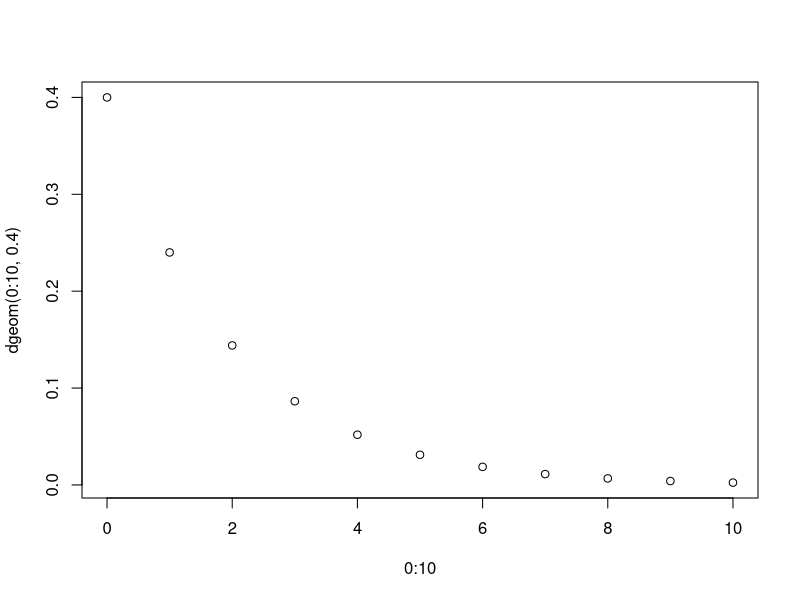
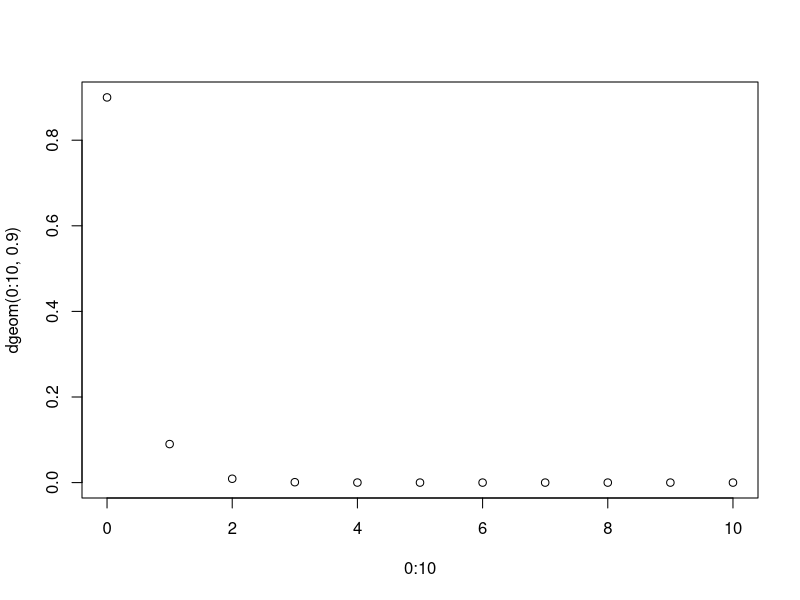
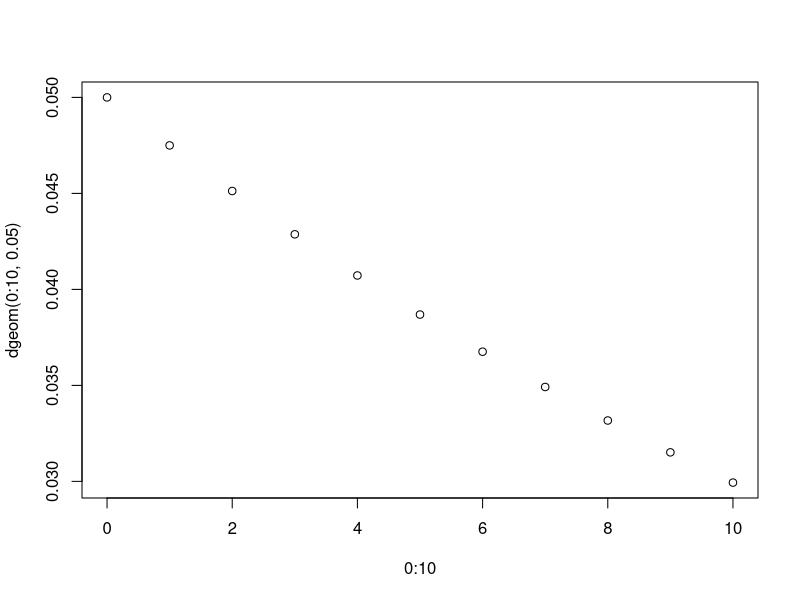
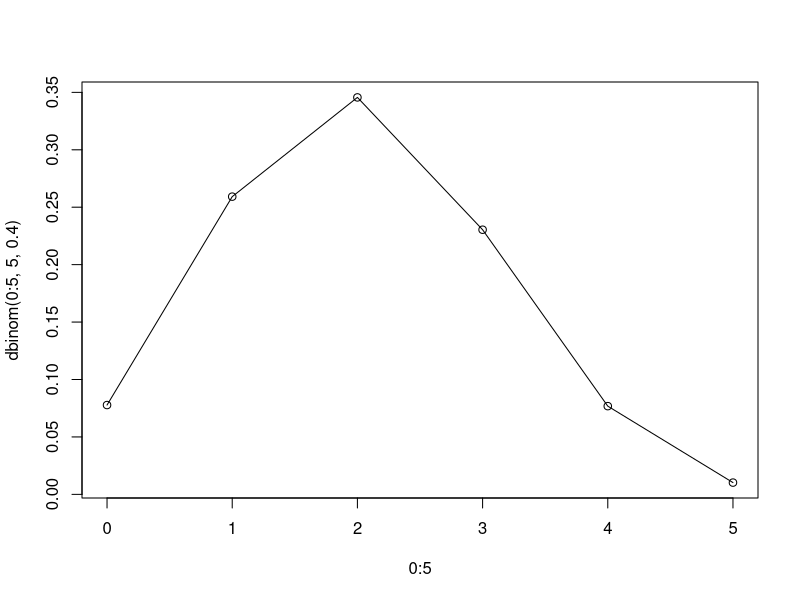
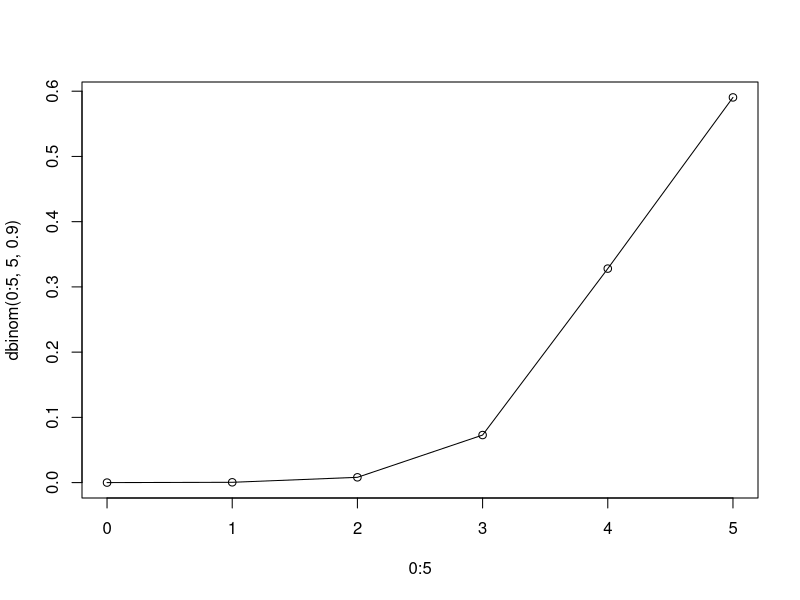
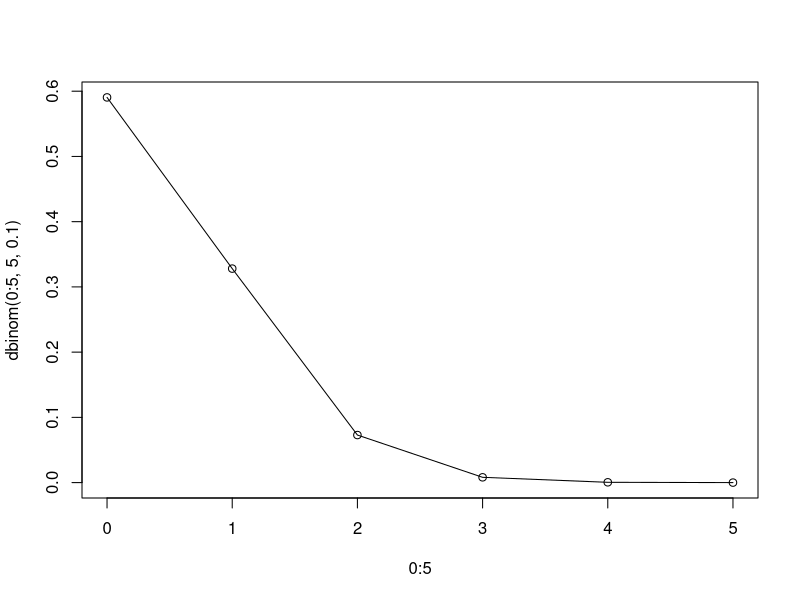
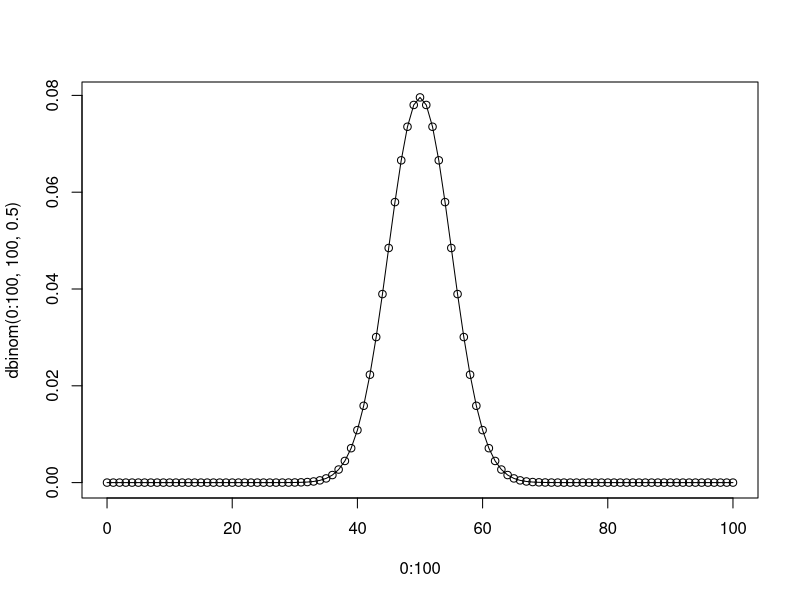
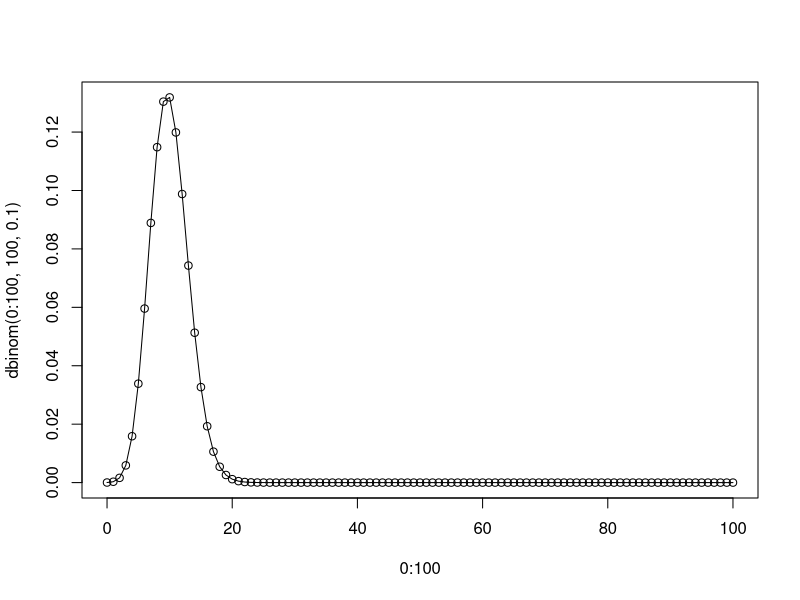

Here is the R script that generated these plots, in order:
#Repartitii de v.a.

#1.d+nume_repartitie=functie de masa(caz discret)/functia de densitate(caz continuu)
#pe prima pozitie avem valoarea sau vectorul de valori in care vrem sa evaluam functia
#pe urmatoarele pozitii avem parametrii repatitiei, in ordine
#dgeom(x,p)
dgeom(5, 0.4)
#probabilitatea ca primul succes sa se realizeze la a 6-a incercare (am 5 esecuri) stiind ca
#probabilitatea de succes este 0.4
plot(0:10, dgeom(0:10, 0.4))
plot(0:10, dgeom(0:10, 0.9))
plot(0:10, dgeom(0:10, 0.05))

#dbinom(x,n,p)
dbinom(3, 5, 0.4)
#probabilitatea ca din 5 incercari independente cu probabilitatea de succes 0.4 sa avem 3 succese
plot(0:5, dbinom(0:5, 5, 0.4), type = "o")
plot(0:5, dbinom(0:5, 5, 0.9), type = "o")
plot(0:5, dbinom(0:5, 5, 0.1), type = "o")
plot(0:100, dbinom(0:100, 100, 0.5), type = "o")
plot(0:100, dbinom(0:100, 100, 0.1), type = "o")
plot(0:30, dbinom(0:30, 30, 0.3), type = "o")

t <- seq(-3, 7, 0.001)
#X~Unif(a,b)
#f(x)=1/(b-a) pt x in intervalul (a,b)
plot(t, dunif(t, 0, 2), col = "red")
abline(v = 0, col = "red")
abline(v = 2, col = "red")
abline(h = 0, col = "red")
abline(v = 1, col = "blue")
abline(v = 2, col = "blue")
abline(v = 3, col = "blue")
abline(v = 0.5, col = "blue")
abline(v = 1.5, col = "blue")

#P(X=3)
#dexp(x,lambda)
dexp(3, 1) #evaluez densitatea de probabilitate a unei v.a. repartizate exponential de parametru in punctul 3
#NU mai e o probabilitate

t <- seq(-4, 8, 0.001)
plot(t, dexp(t, 1), col = "blue")
abline(v = 0)
plot(t, dexp(t, 2), col = "green", type = "l")
plot(t, dexp(t, 0.5), col = "magenta", type = "l")
#f(x) = lambda*exp(-lambda*x),x>0 si 0 in rest
#2. p+nume_repartitie=functia de repartitie
#  pbinom(x,n,p)
#P(X<=x)
pbinom(3, 5, 0.4)
# probabilitatea ca din 5 incercari idependente cu prob de succes
# 0.4 sa reusim de cel mult 3 ori
t <- seq(-1, 6, 0.001)
plot(t, pbinom(t, 5, 0.4), col = "blue")
plot(t, pexp(t, 1), col = "red", type = "l")
lines(t, pexp(t, 2), col = "green", type = "l")
lines(t, pexp(t, 0.5), col = "magenta", type = "l")
#3. r+nume_repartitie=genereaza valori din acel tip de repartitie
#  rbinom(nr,n,p) #nr-numaril de valori pe care vrem sa le geneream
set.seed(15129)
rbinom(3, 5, 0.4)
#Reprezentari grafice de functii
#Functia densitate de probabilitate a repartitiei normale
t <- seq(-6, 6, 0.001)
plot(t, dnorm(t, 0, 1))
plot(t, dexp(t, 2), ylim = c(0, 0.))
#ATENTIE: IN R parametrii normalei sunt media si abaterea medie standard
y <- rnorm(100, 0, 1)
# length(y[y>0])
# length(y[y<0])
poz <- y[y > 0]
prob_nr_poz <- length(poz) / 10 ^ 2
neg <- y[y < 0]
prob_nr_neg <- length(neg) / 10 ^ 2

y <- rnorm(10^6, 0, 1)

length(y[(y > -3) & (y < 3)])
poz <- y[y > 0]
prob_nr_poz <- length(poz) / 10 ^ 6
neg <- y[y < 0]
prob_nr_neg <- length(neg) / 10 ^ 6
prob_nr_neg
prob_nr_poz


lines(t, dnorm(t, 0, 1))
plot(t, dnorm(t, 0, 1), col = "magenta", xlim = c(-8, 8), ylim = c(0, 1), type="l")
lines(t, dnorm(t, 0, 4), col = 2)
lines(t, dnorm(t, 0, 0.5), col = 3)
lines(t, dnorm(t, 0, 2), col = 5)
lines(t, dnorm(t, 0, 0.5), col = 1)

plot(t, dnorm(t, 0, 1), col = "magenta", xlim = c(-8, 8), ylim = c(0, 0.45), type="l")
lines(t, dnorm(t, -2, 1), col = 2)
lines(t, dnorm(t, 2, 1), col = 3)
lines(t, dnorm(t, 3, 1), col = 5)
lines(t, dnorm(t, 5, 1), col = 1)
abline(v=0)
abline(v=-2,col=2)
abline(v=3,col=3)

z <- rnorm(1000, 2, 1)
length(z[z < -2])

plot(t, dnorm(t, 0, 1), col = "magenta", ylim = c(0, 1.8))
for (i in c(0.25, 0.5, 0.3, 0.9, 1.3, 2))
  lines(t, dnorm(t, 0, i), col = i * 20)
